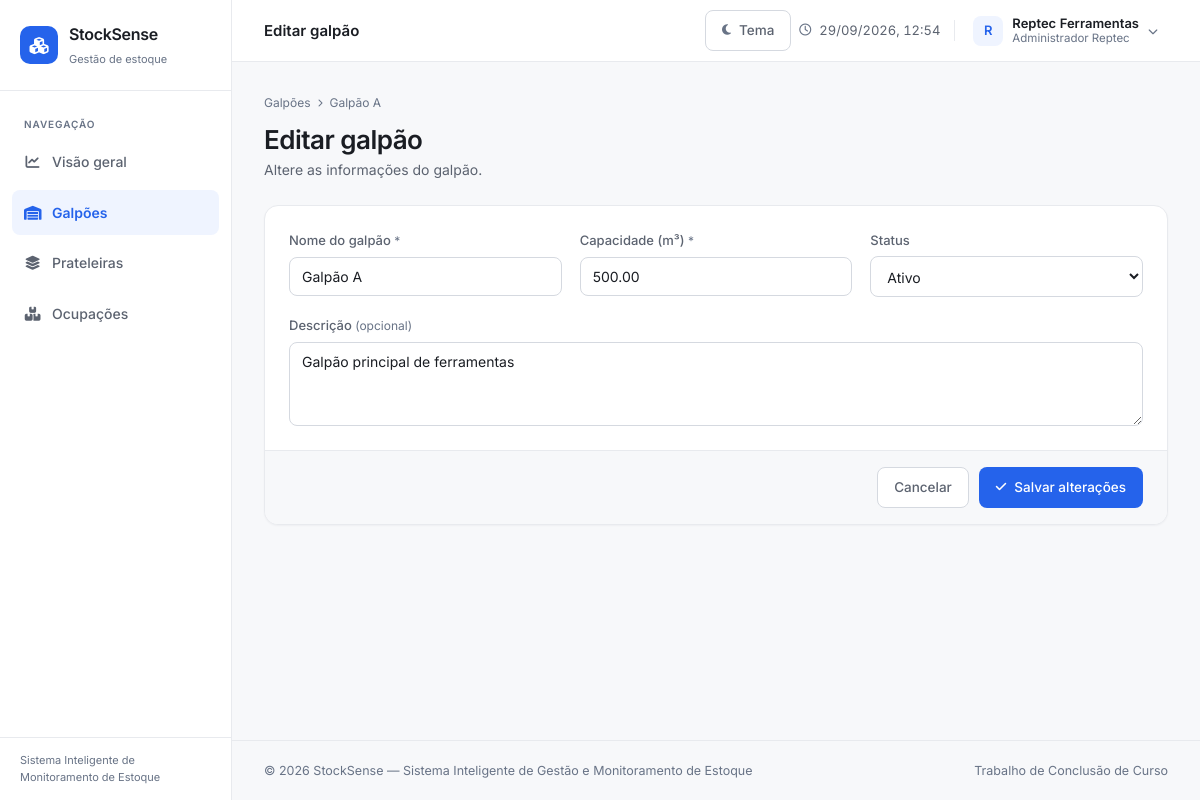
Screenshot of /index.php?pagina=editar_galpao&id=1 (signed in) with the database file from the repository.
### tables this page shows
CREATE TABLE galpoes (

    id INT UNSIGNED AUTO_INCREMENT PRIMARY KEY,

    empresa_id INT UNSIGNED NOT NULL,

    nome VARCHAR(80) NOT NULL,

    descricao VARCHAR(255),

    metros_cubicos DECIMAL(10,2) DEFAULT 0.00,

    ativo TINYINT(1) NOT NULL DEFAULT 1,

    criado_em TIMESTAMP DEFAULT CURRENT_TIMESTAMP,

    FOREIGN KEY (empresa_id)
        REFERENCES empresas(id)
        ON DELETE CASCADE
);

### includes/auth.php (called while the page is built, shortened)
<?php
function empresa_id()
{
    return (int) ($_SESSION["empresa_id"] ?? 0);
}

### includes/funcoes.php (called while the page is built, shortened)
<?php
function e($texto)
{
    return htmlspecialchars($texto ?? "", ENT_QUOTES, "UTF-8");
}
function capacidadeOcupadaGalpao($conexao, $galpao_id, $ignorar_prateleira_id = null)
{
    $sql = "SELECT COALESCE(SUM(metros_cubicos), 0) AS total
            FROM prateleiras
            WHERE galpao_id = ?";
    $stmt = $conexao->prepare($sql);
    if ($ignorar_prateleira_id !== null) {
        $stmt->bind_param("ii", $galpao_id, $ignorar_prateleira_id);
    } else {
        $stmt->bind_param("i", $galpao_id);
    }
    $stmt->execute();
    return (float) $stmt->get_result()->fetch_assoc()["total"];
}

### pages/editar_galpao.php (the view, shortened to what this page needs)
<?php
require_once __DIR__ . "/../database/conexao.php";
$id = (int) ($_GET["id"] ?? 0);
$empresa = empresa_id();
$stmt = $conexao->prepare("
    SELECT id, empresa_id, nome, descricao, metros_cubicos, ativo
    FROM galpoes WHERE id = ? AND empresa_id = ?
");
$stmt->bind_param("ii", $id, $empresa);
$stmt->execute();
$galpao = $stmt->get_result()->fetch_assoc();
$capacidadeMinima = max(0.01, capacidadeOcupadaGalpao($conexao, $id));
?>
<nav class="trilha">
    <a href="index.php?pagina=galpoes">Galpões</a>
    <i class="fa-solid fa-chevron-right"></i>
    <span><?= e($galpao["nome"]) ?></span>
</nav>
<div class="pagina-topo">
    <div>
        <h1>Editar galpão</h1>
        <p>Altere as informações do galpão.</p>
    </div>
</div>
<form action="actions/atualizar_galpao.php" method="POST" class="card">
    <div class="form">
        <div class="form-grade">
            <div class="campo">
                <label for="nome">Nome do galpão</label>
                <input type="text" name="nome" id="nome" maxlength="80"
                       value="<?= e($galpao["nome"]) ?>" required>
            </div>
            <div class="campo">
                <label for="metros_cubicos">Capacidade (m³)</label>
                <input type="number" name="metros_cubicos" id="metros_cubicos"
                       value="<?= e($galpao["metros_cubicos"]) ?>"
                       min="<?= e($capacidadeMinima) ?>" step="0.01" required>
            </div>
            <div class="campo">
                <label for="ativo">Status</label>
                <select name="ativo" id="ativo">
                    <option value="1" <?= $galpao["ativo"] == 1 ? "selected" : "" ?>>Ativo</option>
                </select>
            </div>
            <div class="campo largo">
                <label for="descricao">Descrição</label>
                <textarea name="descricao" id="descricao"
                          maxlength="255"><?= e($galpao["descricao"]) ?></textarea>
            </div>
        </div>
    </div>
    <div class="form-acoes">
        <a href="index.php?pagina=detalhes_galpao&id=<?= $galpao["id"] ?>"
           class="btn btn-neutro">Cancelar</a>
        <button type="submit" class="btn btn-primario">
            <i class="fa-solid fa-check"></i>
            Salvar alterações
        </button>
    </div>
</form>

### assets/css/base.css (style rules this page uses)
:root { color-scheme: light; --azul: #2563eb; --azul-escuro: #1d4ed8; --azul-suave: #eff4ff; --fundo: #f7f8fa; --superficie: #ffffff; --borda: #e8eaee; --borda-forte: #d5d9e0; --texto: #1a1d23; --texto-medio: #5c6370; --texto-fraco: #687386; --livre: #10b981; --livre-bg: #ecfdf5; --parcial: #2563eb; --parcial-bg: #eff4ff; --atencao: #f59e0b; --atencao-bg: #fffbeb; --cheia: #ef4444; --cheia-bg: #fef2f2; --raio: 14px; --raio-sm: 8px; --raio-pill: 999px; --sombra: 0 1px 2px rgba(16, 24, 40, .04); --sombra-md: 0 4px 16px rgba(16, 24, 40, .07); --gap: 20px; --pad: 24px; --sidebar: 232px; --transicao: .18s ease; }
* { margin: 0; padding: 0; box-sizing: border-box; }
body { font-family: 'Inter', system-ui, -apple-system, sans-serif; background: var(--fundo); color: var(--texto); font-size: 14px; line-height: 1.55; -webkit-font-smoothing: antialiased; }
a { color: inherit; text-decoration: none; }
button { font: inherit; cursor: pointer; }
h1, h2, h3 { line-height: 1.3; font-weight: 600; letter-spacing: -.01em; }
.pagina-topo { display: flex; align-items: flex-start; justify-content: space-between; gap: var(--gap); margin-bottom: 24px; flex-wrap: wrap; }
.pagina-topo h1 { font-size: 26px; letter-spacing: -.02em; display: flex; align-items: center; gap: 10px; }
.pagina-topo p { color: var(--texto-medio); margin-top: 3px; }
.trilha { flex-wrap: wrap; overflow-wrap: anywhere; display: flex; align-items: center; gap: 7px; font-size: 12px; color: var(--texto-fraco); margin-bottom: 10px; }
.trilha i { font-size: 8px; }
.btn { display: inline-flex; align-items: center; justify-content: center; gap: 8px; padding: 9px 16px; border: 1px solid transparent; border-radius: var(--raio-sm); font-size: 13.5px; font-weight: 500; white-space: nowrap; transition: background var(--transicao), border-color var(--transicao), color var(--transicao); }
.btn i { font-size: 12px; }
.btn-primario { background: var(--azul); color: #fff; }
.btn-neutro { background: var(--superficie); border-color: var(--borda-forte); color: var(--texto-medio); }
.card { background: var(--superficie); border: 1px solid var(--borda); border-radius: var(--raio); box-shadow: var(--sombra); margin-bottom: var(--gap); overflow: hidden; }
.form { padding: var(--pad); }
.form-grade { display: grid; grid-template-columns: repeat(auto-fit, minmax(240px, 1fr)); gap: 18px; }
.campo { display: flex; flex-direction: column; gap: 6px; min-width: 0; }
.campo.largo { grid-column: 1 / -1; }
.campo label { font-size: 13px; font-weight: 500; color: var(--texto-medio); }
.campo input, .campo select, .campo textarea { font-family: inherit; font-size: 14px; color: var(--texto); background: var(--superficie); padding: 10px 12px; border: 1px solid var(--borda-forte); border-radius: var(--raio-sm); transition: border-color var(--transicao), box-shadow var(--transicao); width: 100%; }
.campo textarea { resize: vertical; min-height: 84px; }
.form-acoes { display: flex; justify-content: flex-end; gap: 10px; padding: 16px var(--pad); border-top: 1px solid var(--borda); background: var(--fundo); flex-wrap: wrap; }
.pagina-topo > div, .info-item { min-width: 0; overflow-wrap: anywhere; }
:is(.filtros, .campo) select { cursor: pointer; }

### rows the page displays
galpoes: nome "Galpão A", metros_cubicos "500.00", ativo "Ativo", descricao "Galpão principal de ferramentas"

### other values shown
$item["texto"] "Visão geral"
$item["texto"] "Galpões"
$item["texto"] "Prateleiras"
$item["texto"] "Ocupações"
$tituloPagina "Editar galpão"
mb_strtoupper(mb_substr(empresa_nome(), 0, 1)) "R"
empresa_nome() "Reptec Ferramentas"
usuario_nome() "Administrador Reptec"
